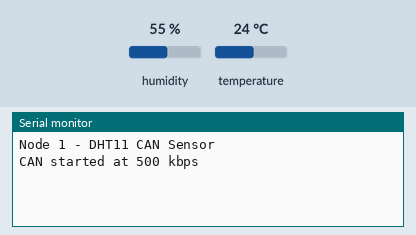
The sketch below on a simulated ESP32. On the bench: the last lines printed to the serial monitor. Inputs (shaded band) come from the test bench; at power-on: humidity 55 %, temperature 24 °C. No CAN messages arrive unless stated.

Above: at 1.7 s.
1.8 s: humidity set to 22 %
At 3.4 s:
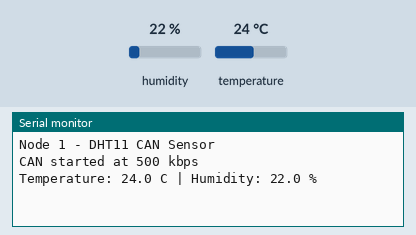
7.0 s: temperature set to 12 °C
At 8.6 s:
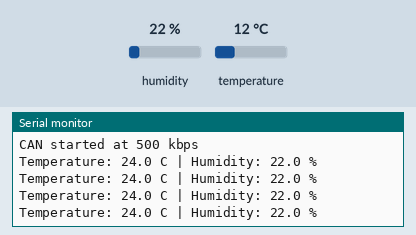
12.2 s: humidity set to 40 %
At 15.4 s:
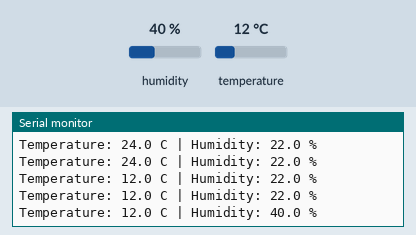

Measured:
- after the input at 1.8 s, the serial monitor: prints a new line after 0.23 s (image 1)
- after the input at 12.2 s, the serial monitor: prints a new line after 1.8 s (image 3)

The sketch:

Node-1.ino
```cpp
#include <Arduino.h>
#include <Wire.h>
#include <DHT.h>
#include "driver/twai.h"

// ---------- Pin configuration ----------
#define DHT_PIN       2
#define DHT_TYPE      DHT11

#define CAN_TX_PIN    GPIO_NUM_5
#define CAN_RX_PIN    GPIO_NUM_4

// ---------- CAN message IDs ----------
#define HEARTBEAT_ID  0x101
#define DHT_DATA_ID   0x201

DHT dht(DHT_PIN, DHT_TYPE);

unsigned long lastHeartbeat = 0;
unsigned long lastSensorRead = 0;

bool canReady = false;

// ---------- CAN initialization ----------
bool initCAN() {
  twai_general_config_t g_config =
      TWAI_GENERAL_CONFIG_DEFAULT(
          CAN_TX_PIN, CAN_RX_PIN, TWAI_MODE_NORMAL);

  twai_timing_config_t t_config =
      TWAI_TIMING_CONFIG_500KBITS();

  twai_filter_config_t f_config =
      TWAI_FILTER_CONFIG_ACCEPT_ALL();

  if (twai_driver_install(
          &g_config, &t_config, &f_config) != ESP_OK) {
    Serial.println("CAN driver installation failed");
    return false;
  }

  if (twai_start() != ESP_OK) {
    Serial.println("CAN start failed");
    twai_driver_uninstall();
    return false;
  }

  Serial.println("CAN started at 500 kbps");
  return true;
}

// ---------- Send CAN frame ----------
bool sendCAN(uint32_t id, const uint8_t *data, uint8_t len) {
  twai_message_t msg = {};
  msg.identifier = id;
  msg.extd = 0;  // Standard 11-bit CAN ID
  msg.rtr = 0;
  msg.data_length_code = len;

  for (int i = 0; i < len; i++) {
    msg.data[i] = data[i];
  }

  return twai_transmit(&msg, pdMS_TO_TICKS(20)) == ESP_OK;
}

// ---------- Heartbeat ----------
void sendHeartbeat() {
  uint8_t payload[1] = {1};

  if (!sendCAN(HEARTBEAT_ID, payload, sizeof(payload))) {
    Serial.println("Heartbeat TX failed");
  }
}

// ---------- DHT11 data ----------
void readAndSendDHT() {
  float humidity = dht.readHumidity();
  float temperature = dht.readTemperature();

  if (isnan(humidity) || isnan(temperature)) {
    Serial.println("DHT11 read failed");
    return;
  }

  // Protocol: temperature x10 (signed int16),
  // humidity x10 (unsigned uint16), big-endian.
  int16_t temp10 = (int16_t)lroundf(temperature * 10.0f);
  uint16_t hum10 = (uint16_t)lroundf(humidity * 10.0f);

  uint8_t payload[4];
  payload[0] = (uint8_t)((temp10 >> 8) & 0xFF);
  payload[1] = (uint8_t)(temp10 & 0xFF);
  payload[2] = (uint8_t)((hum10 >> 8) & 0xFF);
  payload[3] = (uint8_t)(hum10 & 0xFF);

  if (sendCAN(DHT_DATA_ID, payload, sizeof(payload))) {
    Serial.printf("Temperature: %.1f C | Humidity: %.1f %%\n",
                  temperature, humidity);
  } else {
    Serial.println("DHT11 CAN transmission failed");
  }
}

void setup() {
  Serial.begin(115200);
  delay(500);

  Serial.println("\nNode 1 - DHT11 CAN Sensor");

  dht.begin();

  canReady = initCAN();

  if (!canReady) {
    Serial.println("Check CAN wiring and restart");
  }
}

void loop() {
  if (!canReady) {
    delay(1000);
    return;
  }

  unsigned long now = millis();

  // Heartbeat every 500 ms
  if (now - lastHeartbeat >= 500) {
    lastHeartbeat = now;
    sendHeartbeat();
  }

  // DHT11 reading every 2 seconds
  if (now - lastSensorRead >= 2000) {
    lastSensorRead = now;
    readAndSendDHT();
  }

  delay(5);
}
```
